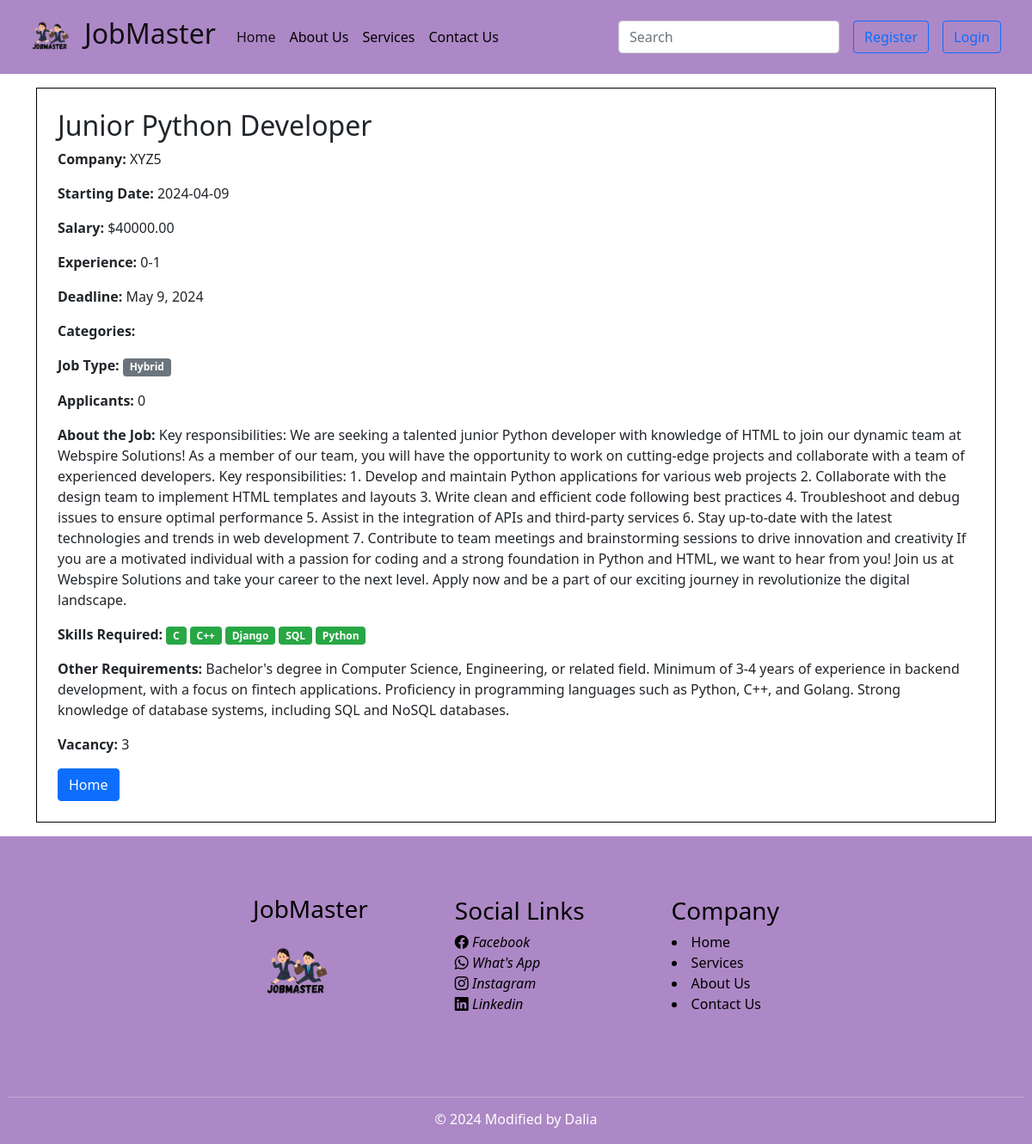
Screenshot of /job/job_details/2/ with the database file from the repository.
### job/models.py (models this page shows, shortened)
class JobDetails(models.Model):
    title = models.CharField(max_length=100)
    user = models.ForeignKey(User, on_delete = models.CASCADE)
    company_name = models.CharField(max_length=100)
    work_type = models.ManyToManyField(JobType)
    category = models.ManyToManyField(Category)
    starting_date = models.CharField(max_length=100)
    salary = models.DecimalField(max_digits=12, decimal_places=2)
    experience = models.CharField(max_length=50)
    deadline = models.DateField()
    post_date = models.DateField(auto_now_add=True)
    applicants = models.IntegerField(default=0)
    job_about = models.TextField()
    skills = models.ManyToManyField(Skill)
    other_req = models.TextField()
    vacancy = models.IntegerField()

class Skill(models.Model):
    name = models.CharField(max_length=200)

### category/models.py (models this page shows, shortened)
class JobType(models.Model):
    type = models.CharField(max_length=100)
    slug = models.SlugField(max_length=100, unique=True, null=True, blank=True)

### job/views.py (the view)
# urls.py: path('job_details/<int:job_id>/', views.job_detail, name='job_details'),
def job_detail(request, job_id):
    job = JobDetails.objects.get(pk=job_id)
    return render(request, 'job_details.html', {'job': job})

### job/templates/job_details.html (shortened to what this page needs)
{% extends "base.html" %}
{% block content %}
<div class="container mt-3">
    <div class="row">
        <div class="col-md-12">
            <div class="job-details-box p-4">
                <h2>{{ job.title }}</h2>
                <p><strong>Company:</strong> {{ job.company_name }}</p>
                <p><strong>Starting Date:</strong> {{ job.starting_date }}</p>
                <p><strong>Salary:</strong> ${{ job.salary }}</p>
                <p><strong>Experience:</strong> {{ job.experience }}</p>
                <p><strong>Deadline:</strong> {{ job.deadline }}</p>
                <p><strong>Categories:</strong>
                </p>
                <p><strong>Job Type:</strong>
                    {% for job_type in job.work_type.all %}
                    <span class="badge badge-secondary">{{ job_type.type }}</span>
                    {% endfor %}
                </p>
                <p><strong>Applicants:</strong> {{ job.applicants }}</p>
                <p><strong>About the Job:</strong> {{ job.job_about }}</p>
                <p><strong>Skills Required:</strong>
                    {% for skill in job.skills.all %}
                    <span class="badge badge-success">{{ skill.name }}</span>
                    {% endfor %}
                </p>
                <p><strong>Other Requirements:</strong> {{ job.other_req }}</p>
                <p><strong>Vacancy:</strong> {{ job.vacancy }}</p>
                <div class="job-buttons">
                    <a class="btn btn-primary btn-details" href="{% url 'home'%}">Home</a>
                </div>
            </div>
        </div>
    </div>
</div>
{% endblock %}

### static/style.css (style rules this page uses)
body, h1, h2, h3, p, ul, li { margin: 0; padding: 0; }
body { font-family: "Roboto Slab", serif; line-height: 1.6; color: #333; background-color: #FFE6E6; margin: 0; padding: 0; }
.job-buttons { margin-top: 10px; }

### job/templates/job_details.html (style rules this page uses)
.job-details-box { border: 1px solid black; padding: 20px; }

### rows the page displays
JobDetails: title "Junior Python Developer", company_name "XYZ5", starting_date "2024-04-09", salary "40000.00", experience "0-1", deadline "May 9, 2024", applicants "0", job_about "Key responsibilities: We are seeking a talented junior Python developer with knowledge of HTML to join our dynamic team at Webspire Solutions! As a member of our team, you will have the opportunity to work on cutting-edge projects and collaborate with a team of experienced developers. Key responsibilities: 1. Develop and maintain Python applications for various web projects 2. Collaborate with the design team to implement HTML templates and layouts 3. Write clean and efficient code following best practices 4. Troubleshoot and debug issues to ensure optimal performance 5. Assist in the integration of APIs and third-party services 6. Stay up-to-date with the latest technologies and trends in…", other_req "Bachelor's degree in Computer Science, Engineering, or related field. Minimum of 3-4 years of experience in backend development, with a focus on fintech applications. Proficiency in programming languages such as Python, C++, and Golang. Strong knowledge of database systems, including SQL and NoSQL databases.", vacancy "3"
JobType: type "Hybrid"
Skill: name "C"
Skill: name "C++"
Skill: name "Django"
Skill: name "SQL"
Skill: name "Python"
